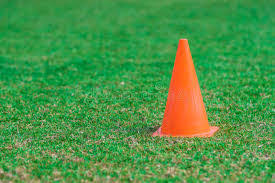
#> input picture images/cube.jpg, 275 x 183 px, found by its file name
$ python color_image_mat.py
#> lines starting #> are read from the running program, lines starting #| are printed output that depends on the picture
"""Color image : is made up of with 3 channels
R G B colors
But individually they are gray color only
color image
in matplotlib it read had RGB
but in opencv it read it has BGR"""

import matplotlib.pyplot as plt
import numpy as np
import cv2

color_image = plt.imread("C:\\Users\\Mounika Reddy\\OneDrive\\Desktop\\opencv\\images\\cube.jpg")
#> color_image is the input picture: shape (183, 275, 3); mean R, G, B 76.7, 147.7, 72.6
print(color_image)
#> (printed output is left out)
print(color_image.shape)
#| (183, 275, 3)

plt.imshow(color_image)
plt.show()

plt.subplot(2,2,1)
plt.title('R-Channel')
plt.imshow(color_image[:,:,0])
plt.show()
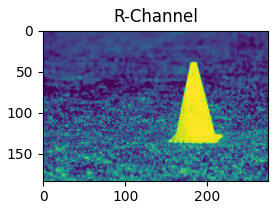
#> figure drawn by matplotlib, 1 panel

plt.subplot(2,2,2)
plt.title('g-Channel')
plt.imshow(color_image[:,:,1])
plt.show()
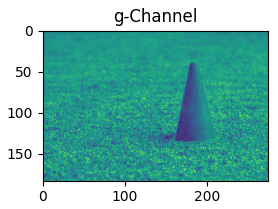
#> figure drawn by matplotlib, 1 panel

plt.subplot(2,2,3)
plt.title('B-channel')
plt.imshow(color_image[:,:,2])
plt.show()
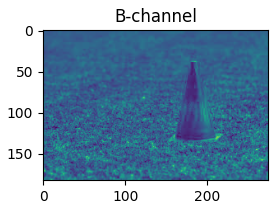
#> figure drawn by matplotlib, 1 panel

plt.subplot(2,2,4)
plt.title('color-image')
plt.imshow(color_image)
plt.show()

$ run again, with images/apple.jpg copied over images/cube.jpg
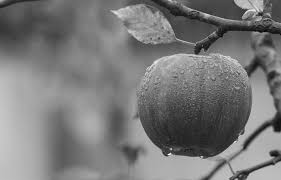
#> input picture images/apple.jpg, 281 x 180 px, found by its file name
#> color_image is the input picture: shape (180, 281, 3); min 0, max 255, mean 121.3
#> (printed output is left out)
#| (180, 281, 3)
#> `plt.show()`:
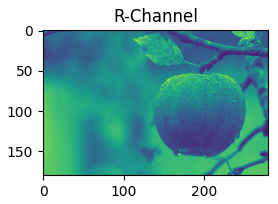
#> figure drawn by matplotlib, 1 panel
#> `plt.show()`:
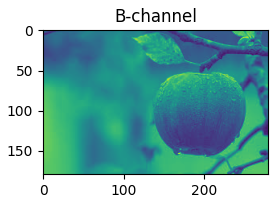
#> figure drawn by matplotlib, 1 panel
